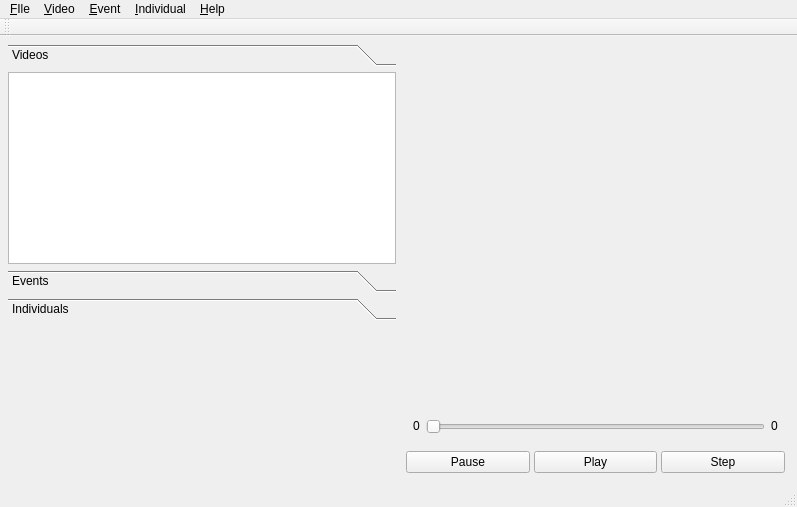
<?xml version="1.0" encoding="UTF-8"?>
<ui version="4.0">
 <class>MainWindow</class>
 <widget class="QMainWindow" name="MainWindow">
  <property name="geometry">
   <rect>
    <x>0</x>
    <y>0</y>
    <width>797</width>
    <height>507</height>
   </rect>
  </property>
  <property name="windowTitle">
   <string>MainWindow</string>
  </property>
  <widget class="QWidget" name="centralWidget">
   <layout class="QHBoxLayout" name="horizontalLayout">
    <property name="leftMargin">
     <number>8</number>
    </property>
    <property name="topMargin">
     <number>8</number>
    </property>
    <property name="rightMargin">
     <number>8</number>
    </property>
    <property name="bottomMargin">
     <number>8</number>
    </property>
    <item>
     <layout class="QVBoxLayout" name="verticalLayoutLeft">
      <item>
       <widget class="QToolBox" name="itemToolBox">
        <property name="currentIndex">
         <number>0</number>
        </property>
        <widget class="QWidget" name="videoPage">
         <property name="geometry">
          <rect>
           <x>0</x>
           <y>0</y>
           <width>386</width>
           <height>192</height>
          </rect>
         </property>
         <attribute name="label">
          <string>Videos</string>
         </attribute>
         <layout class="QVBoxLayout" name="verticalLayout">
          <property name="leftMargin">
           <number>0</number>
          </property>
          <property name="topMargin">
           <number>0</number>
          </property>
          <property name="rightMargin">
           <number>0</number>
          </property>
          <property name="bottomMargin">
           <number>0</number>
          </property>
          <item>
           <widget class="QListWidget" name="videoList">
            <property name="frameShape">
             <enum>QFrame::StyledPanel</enum>
            </property>
            <property name="frameShadow">
             <enum>QFrame::Plain</enum>
            </property>
           </widget>
          </item>
         </layout>
        </widget>
        <widget class="QWidget" name="eventPage">
         <property name="geometry">
          <rect>
           <x>0</x>
           <y>0</y>
           <width>386</width>
           <height>192</height>
          </rect>
         </property>
         <attribute name="label">
          <string>Events</string>
         </attribute>
         <layout class="QVBoxLayout" name="verticalLayout_2">
          <property name="leftMargin">
           <number>0</number>
          </property>
          <property name="topMargin">
           <number>0</number>
          </property>
          <property name="rightMargin">
           <number>0</number>
          </property>
          <property name="bottomMargin">
           <number>0</number>
          </property>
          <item>
           <widget class="QListWidget" name="eventList">
            <property name="frameShape">
             <enum>QFrame::StyledPanel</enum>
            </property>
            <property name="frameShadow">
             <enum>QFrame::Plain</enum>
            </property>
           </widget>
          </item>
         </layout>
        </widget>
        <widget class="QWidget" name="individualPage">
         <property name="geometry">
          <rect>
           <x>0</x>
           <y>0</y>
           <width>386</width>
           <height>192</height>
          </rect>
         </property>
         <attribute name="label">
          <string>Individuals</string>
         </attribute>
         <layout class="QVBoxLayout" name="verticalLayout_3">
          <property name="leftMargin">
           <number>0</number>
          </property>
          <property name="topMargin">
           <number>0</number>
          </property>
          <property name="rightMargin">
           <number>0</number>
          </property>
          <property name="bottomMargin">
           <number>0</number>
          </property>
          <item>
           <widget class="QListWidget" name="indiviualList">
            <property name="frameShape">
             <enum>QFrame::StyledPanel</enum>
            </property>
            <property name="frameShadow">
             <enum>QFrame::Plain</enum>
            </property>
           </widget>
          </item>
         </layout>
        </widget>
       </widget>
      </item>
      <item>
       <widget class="QWidget" name="propertiesForm" native="true">
        <property name="sizePolicy">
         <sizepolicy hsizetype="Preferred" vsizetype="Expanding">
          <horstretch>0</horstretch>
          <verstretch>0</verstretch>
         </sizepolicy>
        </property>
        <layout class="QFormLayout" name="formLayout_2">
         <property name="fieldGrowthPolicy">
          <enum>QFormLayout::AllNonFixedFieldsGrow</enum>
         </property>
        </layout>
       </widget>
      </item>
     </layout>
    </item>
    <item>
     <layout class="QVBoxLayout" name="verticalLayoutRight">
      <property name="spacing">
       <number>2</number>
      </property>
      <item>
       <widget class="QLabel" name="label">
        <property name="sizePolicy">
         <sizepolicy hsizetype="Expanding" vsizetype="Expanding">
          <horstretch>0</horstretch>
          <verstretch>0</verstretch>
         </sizepolicy>
        </property>
        <property name="text">
         <string/>
        </property>
       </widget>
      </item>
      <item>
       <widget class="QWidget" name="widget_2" native="true">
        <property name="sizePolicy">
         <sizepolicy hsizetype="Preferred" vsizetype="Fixed">
          <horstretch>0</horstretch>
          <verstretch>0</verstretch>
         </sizepolicy>
        </property>
        <layout class="QVBoxLayout" name="verticalLayout_5">
         <property name="leftMargin">
          <number>0</number>
         </property>
         <property name="topMargin">
          <number>0</number>
         </property>
         <property name="rightMargin">
          <number>0</number>
         </property>
         <property name="bottomMargin">
          <number>0</number>
         </property>
         <item>
          <widget class="QWidget" name="widget_3" native="true">
           <property name="sizePolicy">
            <sizepolicy hsizetype="Preferred" vsizetype="Fixed">
             <horstretch>0</horstretch>
             <verstretch>0</verstretch>
            </sizepolicy>
           </property>
           <layout class="QHBoxLayout" name="horizontalLayout_2" stretch="0,0,0">
            <item>
             <widget class="QLabel" name="framesPassed">
              <property name="sizePolicy">
               <sizepolicy hsizetype="Preferred" vsizetype="Fixed">
                <horstretch>0</horstretch>
                <verstretch>0</verstretch>
               </sizepolicy>
              </property>
              <property name="text">
               <string notr="true">0</string>
              </property>
              <property name="textFormat">
               <enum>Qt::PlainText</enum>
              </property>
             </widget>
            </item>
            <item>
             <widget class="QSlider" name="horizontalSlider">
              <property name="sizePolicy">
               <sizepolicy hsizetype="Expanding" vsizetype="Fixed">
                <horstretch>0</horstretch>
                <verstretch>0</verstretch>
               </sizepolicy>
              </property>
              <property name="orientation">
               <enum>Qt::Horizontal</enum>
              </property>
             </widget>
            </item>
            <item>
             <widget class="QLabel" name="framesRemaining">
              <property name="sizePolicy">
               <sizepolicy hsizetype="Preferred" vsizetype="Fixed">
                <horstretch>0</horstretch>
                <verstretch>0</verstretch>
               </sizepolicy>
              </property>
              <property name="text">
               <string notr="true">0</string>
              </property>
             </widget>
            </item>
           </layout>
          </widget>
         </item>
        </layout>
       </widget>
      </item>
      <item>
       <widget class="QWidget" name="widget" native="true">
        <property name="sizePolicy">
         <sizepolicy hsizetype="Preferred" vsizetype="Preferred">
          <horstretch>0</horstretch>
          <verstretch>0</verstretch>
         </sizepolicy>
        </property>
        <layout class="QHBoxLayout" name="horizontalLayout_3">
         <property name="spacing">
          <number>4</number>
         </property>
         <property name="leftMargin">
          <number>4</number>
         </property>
         <property name="topMargin">
          <number>4</number>
         </property>
         <property name="rightMargin">
          <number>4</number>
         </property>
         <property name="bottomMargin">
          <number>4</number>
         </property>
         <item>
          <widget class="QPushButton" name="pauseButton">
           <property name="text">
            <string>Pause</string>
           </property>
          </widget>
         </item>
         <item>
          <widget class="QPushButton" name="playButton">
           <property name="text">
            <string>Play</string>
           </property>
          </widget>
         </item>
         <item>
          <widget class="QPushButton" name="stepButton">
           <property name="text">
            <string>Step</string>
           </property>
          </widget>
         </item>
        </layout>
       </widget>
      </item>
     </layout>
    </item>
   </layout>
  </widget>
  <widget class="QMenuBar" name="menuBar">
   <property name="geometry">
    <rect>
     <x>0</x>
     <y>0</y>
     <width>797</width>
     <height>20</height>
    </rect>
   </property>
   <widget class="QMenu" name="menuFile">
    <property name="title">
     <string>&amp;FIle</string>
    </property>
    <addaction name="actionNew"/>
    <addaction name="separator"/>
    <addaction name="actionSave_Project"/>
    <addaction name="actionSave_Project_As"/>
    <addaction name="separator"/>
    <addaction name="actionQuit"/>
   </widget>
   <widget class="QMenu" name="menuHelp">
    <property name="title">
     <string>&amp;Help</string>
    </property>
    <addaction name="actionAbout"/>
   </widget>
   <widget class="QMenu" name="menuVideo">
    <property name="title">
     <string>&amp;Video</string>
    </property>
    <addaction name="actionAdd_Video_File"/>
    <addaction name="action_Remove_From_Project"/>
   </widget>
   <widget class="QMenu" name="menuEvent">
    <property name="title">
     <string>&amp;Event</string>
    </property>
    <addaction name="actionNewEvent"/>
    <addaction name="actionDeleteEvent"/>
   </widget>
   <widget class="QMenu" name="menuIndividual">
    <property name="title">
     <string>&amp;Individual</string>
    </property>
    <addaction name="actionNewIndividual"/>
    <addaction name="actionDeleteIndividual"/>
   </widget>
   <addaction name="menuFile"/>
   <addaction name="menuVideo"/>
   <addaction name="menuEvent"/>
   <addaction name="menuIndividual"/>
   <addaction name="menuHelp"/>
  </widget>
  <widget class="QToolBar" name="mainToolBar">
   <attribute name="toolBarArea">
    <enum>TopToolBarArea</enum>
   </attribute>
   <attribute name="toolBarBreak">
    <bool>false</bool>
   </attribute>
  </widget>
  <widget class="QStatusBar" name="statusBar"/>
  <action name="actionNew">
   <property name="text">
    <string>&amp;New Project</string>
   </property>
  </action>
  <action name="actionQuit">
   <property name="text">
    <string>&amp;Quit</string>
   </property>
   <property name="shortcut">
    <string>Ctrl+Q</string>
   </property>
  </action>
  <action name="actionAbout">
   <property name="text">
    <string>&amp;About</string>
   </property>
  </action>
  <action name="actionNewEvent">
   <property name="text">
    <string>&amp;New</string>
   </property>
  </action>
  <action name="actionDeleteEvent">
   <property name="text">
    <string>&amp;Delete</string>
   </property>
  </action>
  <action name="actionNewIndividual">
   <property name="text">
    <string>&amp;New</string>
   </property>
  </action>
  <action name="actionDeleteIndividual">
   <property name="text">
    <string>&amp;Delete</string>
   </property>
  </action>
  <action name="actionAdd_Video_File">
   <property name="text">
    <string>&amp;Add Video File</string>
   </property>
  </action>
  <action name="action_Remove_From_Project">
   <property name="text">
    <string>&amp;Remove From Project</string>
   </property>
  </action>
  <action name="actionSave_Project">
   <property name="text">
    <string>Save Project</string>
   </property>
  </action>
  <action name="actionSave_Project_As">
   <property name="text">
    <string>Save Project As</string>
   </property>
  </action>
 </widget>
 <layoutdefault spacing="6" margin="11"/>
 <resources/>
 <connections>
  <connection>
   <sender>actionQuit</sender>
   <signal>triggered()</signal>
   <receiver>MainWindow</receiver>
   <slot>close()</slot>
   <hints>
    <hint type="sourcelabel">
     <x>-1</x>
     <y>-1</y>
    </hint>
    <hint type="destinationlabel">
     <x>398</x>
     <y>253</y>
    </hint>
   </hints>
  </connection>
 </connections>
</ui>
